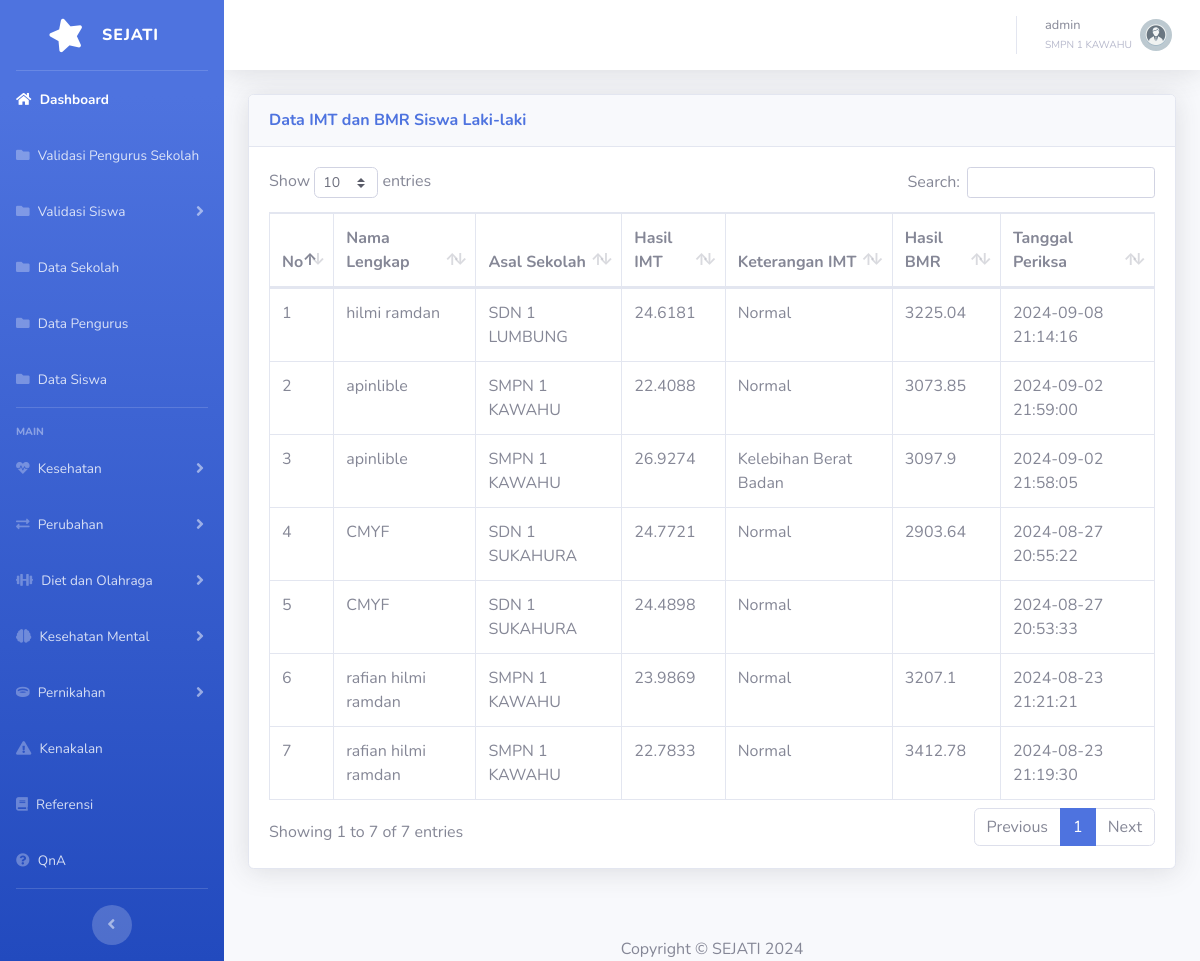
Screenshot of /dataperiksalaki.php (signed in) with the database file from the repository.
### tables this page shows
CREATE TABLE `tbsekolah` (
  `idsekolah` int(11) NOT NULL,
  `namasekolah` varchar(100) NOT NULL,
  `alamatsekolah` varchar(255) NOT NULL,
  `notelpsekolah` varchar(15) DEFAULT NULL,
  `kepalasekolah` varchar(50) NOT NULL,
  `namapjsekolah` varchar(50) NOT NULL,
  `notelpj` varchar(15) DEFAULT NULL
);

CREATE TABLE `imt` (
  `idimt` int(11) NOT NULL,
  `idsiswa` int(11) DEFAULT NULL,
  `bb` float DEFAULT NULL,
  `tb` float DEFAULT NULL,
  `hasilimt` float DEFAULT NULL,
  `keterangan` varchar(255) DEFAULT NULL,
  `tglperiksa` datetime DEFAULT NULL
);

CREATE TABLE `tbsiswa` (
  `idsiswa` int(11) NOT NULL,
  `namalengkapsiswa` varchar(255) NOT NULL,
  `nisn` varchar(20) NOT NULL,
  `nik` varchar(20) DEFAULT NULL,
  `tanggallahir` date DEFAULT NULL,
  `namapanggilan` varchar(100) DEFAULT NULL,
  `jeniskelamin` enum('laki-laki','perempuan') NOT NULL,
  `asalsekolah` int(11) DEFAULT NULL,
  `notelp` varchar(15) DEFAULT NULL,
  `alamat` text DEFAULT NULL
);

### dataperiksalaki.php (the view)
<?php
include 'header.php';
$iduser = $_SESSION['iduser'];
$role = $_SESSION['role'];
if ($role == 'pengurus') {
    $queryAsalSekolah = "SELECT asalsekolah FROM tbuser WHERE iduser = '$iduser'";
    $resultAsalSekolah = mysqli_query($conn, $queryAsalSekolah);
    $rowAsalSekolah = mysqli_fetch_assoc($resultAsalSekolah);
    $asalsekolahPengurus = $rowAsalSekolah['asalsekolah'];
    $queryIMT_BMR = "SELECT i.idimt, s.namalengkapsiswa, i.hasilimt, i.keterangan, i.tglperiksa,
                            (SELECT e.hasil
                             FROM kebutuhanenergi e
                             WHERE e.idsiswa = i.idsiswa
                               AND e.tglperiksa = i.tglperiksa
                             LIMIT 1) AS hasilBMR,
                            sch.namasekolah
                     FROM imt i
                     JOIN tbsiswa s ON i.idsiswa = s.idsiswa
                     JOIN tbsekolah sch ON s.asalsekolah = sch.idsekolah
                     WHERE sch.idsekolah = '$asalsekolahPengurus'
                     ORDER BY i.tglperiksa DESC";
} else if ($role == 'admin') {
    $queryIMT_BMR = "SELECT i.idimt, s.namalengkapsiswa, i.hasilimt, i.keterangan, i.tglperiksa,
                            (SELECT e.hasil
                             FROM kebutuhanenergi e
                             WHERE e.idsiswa = i.idsiswa
                               AND e.tglperiksa = i.tglperiksa
                             LIMIT 1) AS hasilBMR,
                            sch.namasekolah
                     FROM imt i
                     JOIN tbsiswa s ON i.idsiswa = s.idsiswa
                     JOIN tbsekolah sch ON s.asalsekolah = sch.idsekolah
                     ORDER BY i.tglperiksa DESC";
}
$resultIMT_BMR = mysqli_query($conn, $queryIMT_BMR);
?>
<?php include 'sidebar.php';?>
<?php include 'topbar.php';?>
<div class="container-fluid">
    <div class="card shadow mb-4">
        <div class="card-header py-3">
            <h6 class="m-0 font-weight-bold text-primary">Data IMT dan BMR Siswa Laki-laki</h6>
        </div>
        <div class="card-body">
            <div class="table-responsive">
                <table class="table table-bordered" id="dataTable" width="100%" cellspacing="0">
                    <thead>
                        <tr>
                            <th>No</th>
                            <th>Nama Lengkap</th>
                            <th>Asal Sekolah</th>
                            <th>Hasil IMT</th>
                            <th>Keterangan IMT</th>
                            <th>Hasil BMR</th>
                            <th>Tanggal Periksa</th>
                        </tr>
                    </thead>
                    <tbody>
                        <?php
                        if (mysqli_num_rows($resultIMT_BMR) > 0) {
                            $no = 1;
                            while ($row = mysqli_fetch_assoc($resultIMT_BMR)) {
                                echo "<tr>
                                        <td>{$no}</td>
                                        <td>{$row['namalengkapsiswa']}</td>
                                        <td>{$row['namasekolah']}</td>
                                        <td>{$row['hasilimt']}</td>
                                        <td>{$row['keterangan']}</td>
                                        <td>{$row['hasilBMR']}</td>
                                        <td>{$row['tglperiksa']}</td>
                                    </tr>";
                                $no++;
                            }
                        } else {
                            echo "<tr>
                                    <td colspan='7' class='text-center'>Belum ada data yang dimasukkan</td>
                                </tr>";
                        }
                        ?>
                    </tbody>
                </table>
            </div>
        </div>
    </div>
</div>
<?php include 'footer.php';?>

### topbar.php (shortened to what this page needs)
<div id="content-wrapper" class="d-flex flex-column">
    <div id="content">
        <nav class="navbar navbar-expand navbar-light bg-white topbar mb-4 static-top shadow">
            <ul class="navbar-nav ml-auto">
                <li class="nav-item dropdown no-arrow">
                    <a class="nav-link dropdown-toggle" href="#" id="userDropdown" role="button"
                    data-toggle="dropdown" aria-haspopup="true" aria-expanded="false">
                        <span class="mr-2 d-none d-lg-inline text-gray-600 small">
                            <?php echo htmlspecialchars($username); ?><br>
                            <small class="text-gray-500"><?php echo htmlspecialchars($namasekolah); ?></small>
                        </span>
                        <?php
                        if ($role == 'admin') {
                            echo '<img class="img-profile rounded-circle" src="img/admin.webp">';
                        } elseif ($role == 'pengurus') {
                            echo '<img class="img-profile rounded-circle" src="img/pengurus.svg">';
                        } elseif ($role == 'siswa') {
                            echo '<img class="img-profile rounded-circle" src="img/siswa.webp">';
                        } else {
                            echo '<img class="img-profile rounded-circle" src="img/pengurus.svg">';
                        }
                        ?>
                    </a>
                </li>
            </ul>
        </nav>

### header.php (style rules this page uses)
.table-responsive { overflow-x: auto; }

### rows the page displays
tbsekolah: namasekolah "SMPN 1 KAWAHU"
imt: idsiswa.namalengkapsiswa "hilmi ramdan", tbsekolah.namasekolah "SDN 1 LUMBUNG", hasilimt "24.6181", keterangan "Normal", hasilBMR "3225.04", tglperiksa "2024-09-08 21:14:16"
imt: idsiswa.namalengkapsiswa "apinlible", tbsekolah.namasekolah "SMPN 1 KAWAHU", hasilimt "22.4088", keterangan "Normal", hasilBMR "3073.85", tglperiksa "2024-09-02 21:59:00"
imt: idsiswa.namalengkapsiswa "apinlible", tbsekolah.namasekolah "SMPN 1 KAWAHU", hasilimt "26.9274", keterangan "Kelebihan Berat Badan", hasilBMR "3097.9", tglperiksa "2024-09-02 21:58:05"
imt: idsiswa.namalengkapsiswa "CMYF", tbsekolah.namasekolah "SDN 1 SUKAHURA", hasilimt "24.7721", keterangan "Normal", hasilBMR "2903.64", tglperiksa "2024-08-27 20:55:22"
imt: idsiswa.namalengkapsiswa "CMYF", tbsekolah.namasekolah "SDN 1 SUKAHURA", hasilimt "24.4898", keterangan "Normal", tglperiksa "2024-08-27 20:53:33"
imt: idsiswa.namalengkapsiswa "rafian hilmi ramdan", tbsekolah.namasekolah "SMPN 1 KAWAHU", hasilimt "23.9869", keterangan "Normal", hasilBMR "3207.1", tglperiksa "2024-08-23 21:21:21"
imt: idsiswa.namalengkapsiswa "rafian hilmi ramdan", tbsekolah.namasekolah "SMPN 1 KAWAHU", hasilimt "22.7833", keterangan "Normal", hasilBMR "3412.78", tglperiksa "2024-08-23 21:19:30"

### other values shown
$username "admin"
